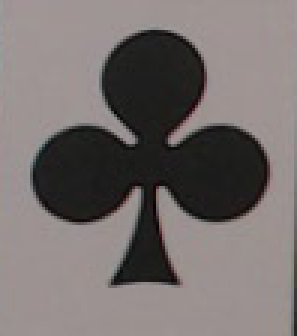
#> input picture images/shapes/trebol.png, 99 x 112 px (shown 3 times larger)
$ python contours.py   (older library calls are emulated)
#> lines starting #> are read from the running program, lines starting #| are printed output that depends on the picture; after the words box and inside, x2 and y2 are one past the last pixel; in counts of white or black regions, pixels touching at a corner belong together
### package/umucv/util.py
import cv2          as cv
import numpy        as np
import numpy.linalg as la
from umucv.htrans import htrans,row,jr,jc,col,sepcam,inhomog

import time
import datetime
from collections import deque

import atexit

atexit.register(cv.destroyAllWindows)


def findParent(name):
    import os
    current_dir = os.getcwd()
    while True:
        filepath = os.path.join(current_dir, name)
        if os.path.exists(filepath):
            return filepath

        parent_dir = os.path.dirname(current_dir)
        if parent_dir == current_dir:  # Root directory reached
            break
        current_dir = parent_dir

    return None


# [12 lines left out: function check_and_download, not called in this run]


import argparse
parser = argparse.ArgumentParser()

# [46 lines left out: functions parse, read_arguments, Slider, putText, not called in this run]


class ROI:
    """
    if self.roi:
        [x1,y1,x2,y2] = self.roi
        (x1,y1) top left
        (x2,y2) bottom right
        all coords are included in the roi
    """
    # [42 lines left out: function __init__, not called in this run]


class zoomWindow:
    # [37 lines left out: functions __init__, show, update, not called in this run]


class Video:
    # [38 lines left out: functions __init__, write, release, not called in this run]


videos = dict()

# [6 lines left out: function imshow, not called in this run]


class Help:

    # [36 lines left out: functions __init__, show, show_if, not called in this run]


try:
    lineType = cv.LINE_AA
except AttributeError:
    lineType = 0

# [13 lines left out: function showCalib, not called in this run]


cube = np.array([
    [0,0,0],
    [1,0,0],
    [1,1,0],
    [0,1,0],
    [0,0,0],

    [0,0,1],
    [1,0,1],
    [1,1,1],
    [0,1,1],
    [0,0,1],

    [1,0,1],
    [1,0,0],
    [1,1,0],
    [1,1,1],
    [0,1,1],
    [0,1,0]
    ])

ejeX = np.array([[0.,0,0],[1,0,0]])
ejeY = np.array([[0.,0,0],[0,1,0]])
ejeZ = np.array([[0.,0,0],[0,0,1]])

def augmented(img,camera,thing,color,thick=1):
    cv.drawContours(img, [htrans(camera,thing).astype(int)] , -1, color, thick, lineType)

# [8 lines left out: function showAxes, not called in this run]


import contextlib

# [6 lines left out: function printoptions, not called in this run]

def digits(n):
    return printoptions(precision=n, suppress=True)


# esquema en 3d de una cámara
# [79 lines left out: functions cameraOutline, cameraOutline2, not called in this run]


try:
    from matplotlib.pyplot import plot
except ImportError:
    pass


# muestra un polígono cuyos nodos son las filas de un array 2D
# [30 lines left out: functions shcont, shline, warpOn, not called in this run]

import time

class Clock:
    def __init__(self):
        self.t0 = time.time()
    def time(self):
        t = time.time()
        return 1000*(t-self.t0)

##########################################################################

# [6 lines left out: function mkCov2p, not called in this run]

u = np.linspace(0.0, 2.0 * np.pi, 20)
v = np.linspace(0.0, np.pi, 20)
x_0 = np.outer(np.cos(u), np.sin(v))
y_0 = np.outer(np.sin(u), np.sin(v))
z_0 = np.outer(np.ones_like(u), np.cos(v))

# [13 lines left out: functions ellip3d, resize_height, not called in this run]

### package/umucv/stream.py
import numpy as np
import cv2   as cv
from threading import Thread
from umucv.util import Clock, putText, findParent
from umucv.htrans import Kfov
import datetime
import time
import argparse
import sys

cv.setNumThreads(1)

def mkStream(sz=None, dev='0', loop=False):
    if dev=='help':
        print(helpstring)
        sys.exit(0)


    if dev[:5] == 'glob:':
        dev = dev[5:]
        import glob
        files = sorted(glob.glob(dev))
        if not files:
            print('Empty source!')
            sys.exit(1)
        for f in files:
            yield cv.imread(f,cv.IMREAD_COLOR)


    elif dev[:4] == 'dir:':
        dev = dev[4:]
        import glob
        import time
        files = sorted(glob.glob(dev))
        if not files:
            print('Empty source!')
            sys.exit(1)
            #images = [ np.random.randint(256, size=(480,640,3), dtype= np.uint8) ]

        images = [ cv.imread(f,cv.IMREAD_COLOR) for f in files ]
        icons  = [ None for f in files ]

        k = 0
        n = len(images)

        def fun(event, x, y, flags, param):
            nonlocal k
            #print(event)
            if event == cv.EVENT_LBUTTONDOWN:
                k = (k+1)%n
            if event == cv.EVENT_RBUTTONDOWN:
                k = (k-1)%n

        cv.namedWindow(dev,cv.WINDOW_NORMAL| cv.WINDOW_GUI_NORMAL )
        cv.resizeWindow(dev,300,200)

        cv.setMouseCallback(dev, fun)
        while True:
            if icons[k] is None:
                h,w = images[k].shape[:2]
                icons[k] = cv.resize(images[k], (int(200*w/h),200) )
                putText(icons[k], files[k].split('/')[-1])
            cv.imshow(dev, icons[k])
            yield images[k].copy()
            time.sleep(0.1)


    elif dev[:9] == 'snapshot:':
        import time
        dev = dev[9:]
        t,dev = dev.split(':',1)
        t = int(t)
        for frame in mkShot(dev,timeout=3,debug=False):
            yield frame
            time.sleep(t)


    elif dev[:5] == 'mjpg:':
        try:
            import urllib.request as url
        except:
            import urllib as url
        stream=url.urlopen(dev[5:])
        bytes=b''
        okread = False
        while True:
            bytes+=stream.read(1024)
            if(len(bytes)==0):
                if loop and okread:
                    stream=url.urlopen(dev[5:])
                    bytes=b''
                else:
                    break
            else:
                a = bytes.find(b'\xff\xd8')
                b = bytes.find(b'\xff\xd9')
                if a!=-1 and b!=-1:
                    jpg = bytes[a:b+2]
                    bytes= bytes[b+2:]
                    i = cv.imdecode(np.fromstring(jpg, dtype=np.uint8),cv.IMREAD_COLOR)
                    okread = True
                    yield i

    else:
        if dev in ['0','1','2','3','4']:
            dev = int(dev)
            try:
                cap = cv.VideoCapture(dev, cv.CAP_V4L)
                if not cap.isOpened():
                    cap = cv.VideoCapture(dev)
            except:
                cap = cv.VideoCapture(dev)

        elif dev[:3] == 'gs:':
            cap = cv.VideoCapture(dev[3:], cv.CAP_GSTREAMER)

        else:
            cap = cv.VideoCapture(dev)

        if not cap.isOpened():
            print(f'Cannot open source "{dev}"')
            sys.exit(1)

        if sz is not None:
            w,h = sz
            cap.set(cv.CAP_PROP_FRAME_WIDTH,w)
            cap.set(cv.CAP_PROP_FRAME_HEIGHT,h)
        w   = cap.get(cv.CAP_PROP_FRAME_WIDTH)
        h   = cap.get(cv.CAP_PROP_FRAME_HEIGHT)
        fps = cap.get(cv.CAP_PROP_FPS)
        print(f'{w:.0f}x{h:.0f} {fps}fps')
        while True:
            ret, frame = cap.read()
            if ret:
                yield frame
            else:
                if loop:
                    cap = cv.VideoCapture(dev)
                else:
                    break


def withKey(stream, t=1):
    pausa = False
    key = 0
    exit = False
    for frame in stream:
        while True:
            key = cv.waitKey(t) & 0xFF
            if key == 27 or key == ord('q'):
                exit = True
                break
            if key == ord('.'):
                t = 1-t
            if key == 32:
                pausa = not pausa
                if pausa:
                    frozen = frame.copy()
            if pausa:
                yield key, frozen.copy()
            else:
                yield key, frame
            if key == ord('s'):
                fname = datetime.datetime.now().strftime("%Y%m%d-%H%M%S")
                if frame.ndim == 3:
                    cv.imwrite(fname+'.png',frame)
                else:
                    cv.imwrite(fname+'.png',cv.cvtColor(frame,cv.COLOR_GRAY2RGB))
            if not pausa: break
        if exit: break


typical = {'CGA':'320x200', 'QVGA':'320x240' ,'VGA':'640x480', 'PAL':'768x576', 'SVGA':'800x600',
           'XGA':'1024x768', '720':'1280x720', 'HD':'1920x1080'}

# [4 lines left out: function isize, not called in this run]

def sourceArgs(p):
    p.add_argument('--dev', type=str, default='default', help='image source')
    p.add_argument('--size', help='desired image size', type=isize, default=None)
    p.add_argument('--resize', help='force image size', type=isize, default=None)
    p.add_argument('--undistort', help='undistort parameters (K+D)', default=None)
    p.add_argument('--hfov', help='undistorted horizontal field of view', type=float, default=None)
    p.add_argument('--step', help='frame by frame', action='store_true')
    p.add_argument('--loop', help='repeat video forever', action='store_true')


import os
import re

# [10 lines left out: function replace_env_variables, not called in this run]

# Example usage:
#input_text = "Path: $HOME, User: $USER, Missing: $UNKNOWN"
#print(replace_env_variables(input_text))


def readAlias():
    aliasfiles = [findParent(name) for name in ['alias.txt', 'alias1.txt'] ]
    x = ""
    for ruta in aliasfiles:
        if ruta is not None:
            with open(ruta, 'r') as f:
                x += f.read() + "\n"

    lines = [ l.strip() for l in x.split('\n')]
    lines = [ l for l in lines if len(l)>0 and l[0] != '#' ]
    D = {k.strip(): v.strip() for k,v in map(lambda l: l.split('=',1), lines) }
    for k in D.keys():
        D[k] = replace_env_variables(D[k]).format(**D)
    if 'default' not in D:
        D['default'] = '0'
    return D


original_shape = [None]

def mkResize(args):

    def noresize(x):
        original_shape[0] = x.shape
        return x

    if args.resize is None and args.undistort is None:
        return noresize

    if args.undistort is None:
        wd,hd = args.resize

        # [12 lines left out: function resize, not called in this run]

        return resize

    calibdata = np.array([float(d) for d in args.undistort.split(',')])
    K = calibdata[:9].reshape(3,3)
    D = calibdata[9:]

    newres = wd,hd = args.resize
    assert wd > 0 and hd > 0

    K2 = Kfov(newres, args.hfov)

    map1, map2 = cv.initUndistortRectifyMap(K, D, np.eye(3), K2, newres, cv.CV_16SC2)

    def resize(x):
        original_shape[0] = x.shape
        return cv.remap(x, map1, map2, interpolation=cv.INTER_LINEAR, borderMode=cv.BORDER_CONSTANT)

    return resize


def autoStream(transf = lambda x: x):
    parser = argparse.ArgumentParser()
    sourceArgs(parser)
    args, _ = parser.parse_known_args()

    D = readAlias()
    #print(D)

    dev = D.get(args.dev, args.dev)
    #print(args.dev, dev)

    if ' ' in dev:
        dev, *other = dev.split(' ')
        args, _ = parser.parse_known_args(other + sys.argv)

    resize = mkResize(args)

    stream = transf( map(resize, mkStream(args.size, dev, args.loop) ) )
    return withKey(stream, 0 if args.step else 1)


# [21 lines left out: function mkShot, not called in this run]


class Camera:
    # [34 lines left out: function __init__, not called in this run]

    def stop(self):
        self.goon = False


helpstring = """
----------------------------------------------------------------------
autostream options:

    --dev=0       webcam (/dev/video0)  (default)
    --dev=1       webcam (/dev/video1)
        ...

    --dev=path/to/video.mp4   [--loop]

    --dev=glob:/path/to/images*.*    (list of images, no loop)

    --dev=dir:/path/to/images*.*     (list of images, selected in gui)

    --dev=url/of/stream (rstp, mjpg, etc.)

    --dev=snapshot:15:url   (single image from IP cams, every 15 seconds)

    --dev=alias   (defined in alias.txt)

    --size=800x600     (requested to source)

    --resize=320x0     (forced, 0=keep ratio)

    --undistort=k1..k9,d1..d5 --resize=800x400 --hfov=80

GUI options

    ESC          exit
    SPACE        pause (client still running with the same frame)
    .            toggle frame by frame, advance with 'n', (client waits)
    --step       start in frame by frame mode
    s            save input image
----------------------------------------------------------------------
"""

### code/contours.py
#!/usr/bin/env python

# ./contours.py --dev=dir:../images/cards.png

import cv2          as cv
from umucv.stream import autoStream
import numpy as np
from numpy.fft    import fft
from numpy.linalg import norm
from umucv.util   import putText


def readrgb(file):
#> called with file = 'shapes/trebol.png'
    return cv.cvtColor( cv.imread('../images/'+file), cv.COLOR_BGR2RGB)

def rgb2gray(x):
    return cv.cvtColor(x,cv.COLOR_RGB2GRAY)
#> returned value: shape (112, 99)

def extractContours(g):
    #gt = (g > 128).astype(np.uint8)*255
    (_, gt) = cv.threshold(g,128,255,cv.THRESH_BINARY+cv.THRESH_OTSU)
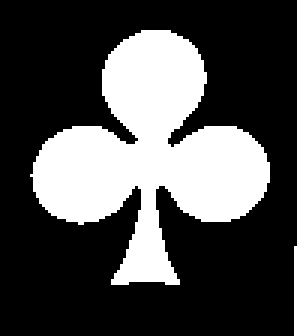
#> gt: shape (112, 99) (shown 3 times larger); 29.8% white; 2 white regions
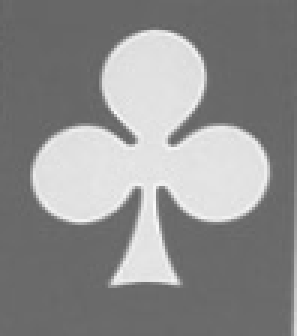
#> g: shape (112, 99) (shown 3 times larger); min 98, max 251, mean 141.6
    #gt = cv.adaptiveThreshold(g,255,cv.ADAPTIVE_THRESH_GAUSSIAN_C, cv.THRESH_BINARY,101,-10)
    (_, contours, _) = cv.findContours(gt.copy(), cv.RETR_CCOMP, cv.CHAIN_APPROX_NONE)
#> contours = 2 contours, 1 with area under 20; largest, box (x1, y1, x2, y2) and area: (10, 10, 90, 95) 3105
    return [ c.reshape(-1,2) for c in contours ]

def invar(c, wmax=10):
    x,y = c.T
    z = x+y*1j
    f  = fft(z)
    fa = abs(f)                     # para conseguir invarianza a rotación
                                    # y punto de partida
    s = fa[1] + fa[-1]              # el tamaño global de la figura para normalizar la escala
    v = np.zeros(2*wmax+1)          # espacio para el resultado
    v[:wmax] = fa[2:wmax+2];        # cogemos las componentes de baja frecuencia, positivas
    v[wmax:] = fa[-wmax-1:];        # y negativas. Añadimos también la frecuencia -1, que tiene
                                    # que ver con la "redondez" global de la figura

    if fa[-1] > fa[1]:              # normalizamos el sentido de recorrido
        v[:-1] = v[-2::-1]
        v[-1] = fa[1]

    return v / s

# invertimos la imagen para evitar el rectángulo exterior blanco
mod = extractContours(255-rgb2gray(readrgb('shapes/trebol.png')))[0].reshape(-1,2)
#> mod = 58 pairs, first value 98 to 98, second value 82 to 111
imod = invar(mod)
#> in invar, `x,y = c.T`: x = 58 values from 98 to 98; y = 58 values, max 111 at index 29, min 82 at index 0, mean 96.5
#> in invar, `fa = abs(f)`: fa = 58 values, max 7977.1 at index 0, min 0 at index 10, mean 152
#> in invar, `s = fa[1] + fa[-1]`: s = 682.4
#> imod = 21 values, max 0.5 at index 20, min 0 at index 8, mean 0.0332


model = np.zeros((200,200), np.uint8)
cv.drawContours(model, [mod], -1, 255, 1)
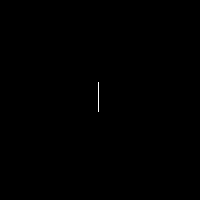
#> model: shape (200, 200); 0.07% white in thin lines or dots, all inside (x1, y1, x2, y2) = (98, 82, 99, 112)
cv.imshow('model',model)


def razonable(c):
    return cv.arcLength(c, closed=True) >= 50

for (key,frame) in autoStream():

#> (the run stopped early here; a loop or call above may not have finished)
